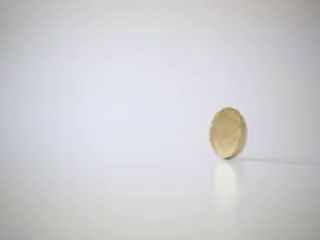
#> input picture frame 74 of videos/coin.mp4, 320 x 240 px
$ python HW11.py
#> lines starting #> are read from the running program, lines starting #| are printed output that depends on the picture; after the words box and inside, x2 and y2 are one past the last pixel; in counts of white or black regions, pixels touching at a corner belong together
import cv2
import numpy as np

cap = cv2.VideoCapture("videos/coin.mp4")

while True:
    ret, frame = cap.read()
#> frame is the input picture: shape (240, 320, 3); mean B, G, R 209.6, 206.5, 206.4
    if not ret:
        break
    hsv = cv2.cvtColor(frame, cv2.COLOR_BGR2HSV)
#> hsv: shape (240, 320, 3); mean H, S, V 87.7, 8.5, 211.4
    lower_red = np.array([15,50,50])
    upper_red = np.array([30,255,255])
    mask= cv2.inRange(hsv, lower_red, upper_red)
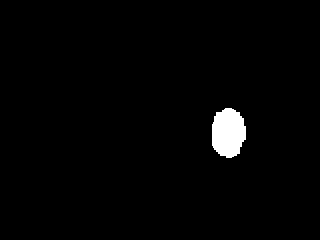
#> mask: shape (240, 320); 1.8% white; 1 white region

    cv2.imshow('mask',mask)
    contours, _ = cv2.findContours(mask, cv2.RETR_TREE, cv2.CHAIN_APPROX_SIMPLE)
#> contours = 1 contour; box (x1, y1, x2, y2) and area: (212, 108, 246, 158) 1280
    if contours:
        centers, radius = cv2.minEnclosingCircle(contours[0])
#> centers = (228, 132.5); radius = 24.68
        centers = int(centers[0]), int(centers[1])
#> centers = (228, 132)
        radius = int(radius)
#> radius = 24
        cv2.circle(frame, centers, radius, (0,0,255), 3)
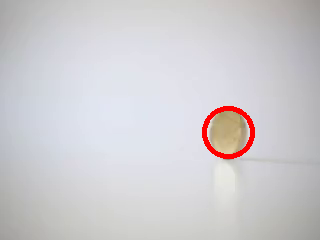
#> frame: shape (240, 320, 3); 0.99% of pixels changed, all inside (x1, y1, x2, y2) = (202, 106, 255, 159)
        cv2.imshow('image',frame)

    k = cv2.waitKey(5) & 0xFF
#> (key Esc is pressed here)
    if k == 27:
        break

cv2.destroyAllWindows()
cap.release()

$ run again, starting later in the video
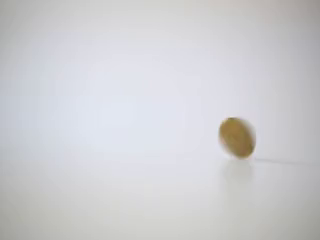
#> input picture frame 337 of videos/coin.mp4, 320 x 240 px
#> frame is the input picture: shape (240, 320, 3); mean B, G, R 208.6, 205.6, 205.4
#> hsv: shape (240, 320, 3); mean H, S, V 86.7, 8.5, 210.3
#> `mask= cv2.inRange(hsv, lower_red, upper_red)`:
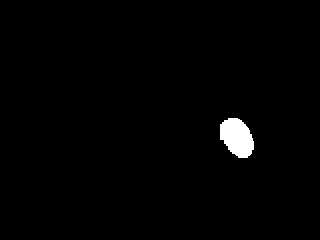
#> mask: shape (240, 320); 1.3% white; 1 white region
#> contours = 1 contour; box (x1, y1, x2, y2) and area: (220, 118, 254, 158) 934
#> `centers, radius = cv2.minEnclosingCircle(contours[0])`: centers = (235.7, 138.4); radius = 21.78
#> `centers = int(centers[0]), int(centers[1])`: centers = (235, 138)
#> `radius = int(radius)`: radius = 21
#> `cv2.circle(frame, centers, radius, (0,0,255), 3)`:
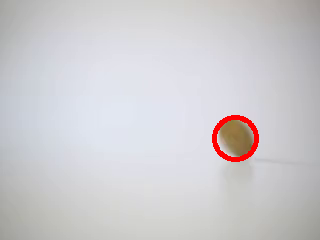
#> frame: shape (240, 320, 3); 0.87% of pixels changed, all inside (x1, y1, x2, y2) = (212, 115, 259, 162)

$ run again, starting later in the video
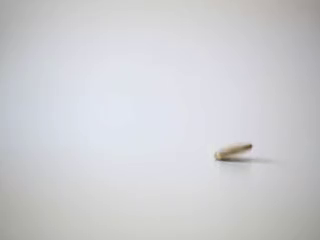
#> input picture frame 599 of videos/coin.mp4, 320 x 240 px
#> frame is the input picture: shape (240, 320, 3); mean B, G, R 210.3, 206.7, 206.3
#> hsv: shape (240, 320, 3); mean H, S, V 88.3, 7.2, 211.2
#> `mask= cv2.inRange(hsv, lower_red, upper_red)`:
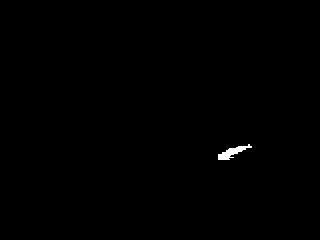
#> mask: shape (240, 320); 0.28% white; 1 white region
#> contours = 1 contour; box (x1, y1, x2, y2) and area: (218, 144, 252, 160) 169
#> `centers, radius = cv2.minEnclosingCircle(contours[0])`: centers = (234.5, 152.5); radius = 17.73
#> `centers = int(centers[0]), int(centers[1])`: centers = (234, 152)
#> `radius = int(radius)`: radius = 17
#> `cv2.circle(frame, centers, radius, (0,0,255), 3)`:
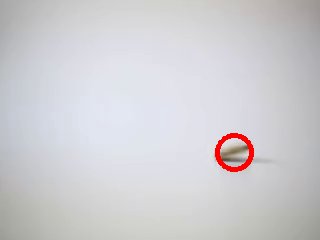
#> frame: shape (240, 320, 3); 0.69% of pixels changed, all inside (x1, y1, x2, y2) = (215, 133, 254, 172)
